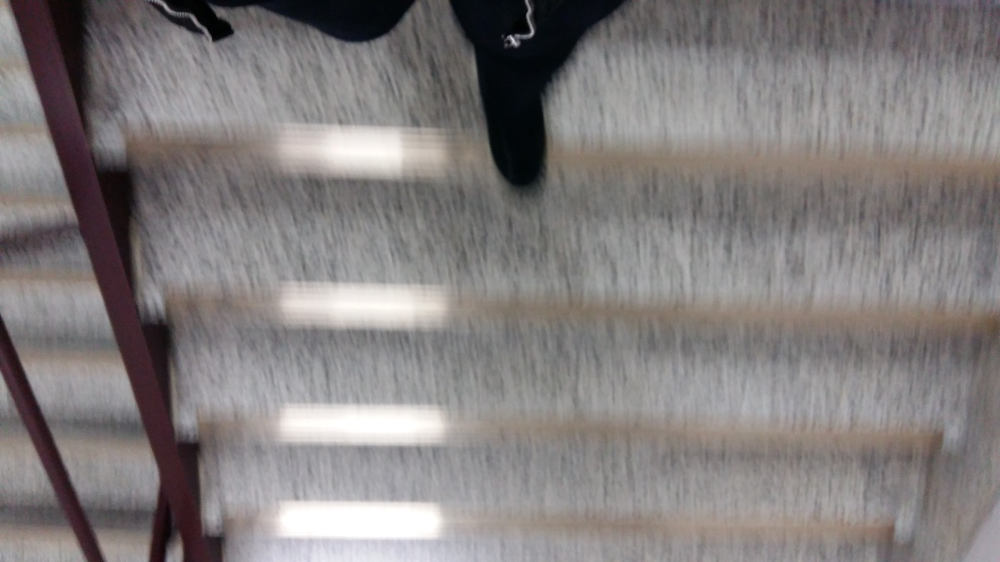
#> input picture vision/stair_case/picture/10.jpg, 1000 x 562 px, shrunk from 4128 x 2322 before the run
$ python Canny_edge.py picture/10.jpg
#> lines starting #> are read from the running program, lines starting #| are printed output that depends on the picture
import sys
import cv2
import numpy as np
from matplotlib import pyplot as plt

img = cv2.imread(sys.argv[1], 0)
#> img: shape (562, 1000); min 0, max 255, mean 127.2
#amount of blur is controlled by third and forth parameters
blur = cv2.bilateralFilter(img,5,60,60)
edges = cv2.Canny(blur, 50, 100)
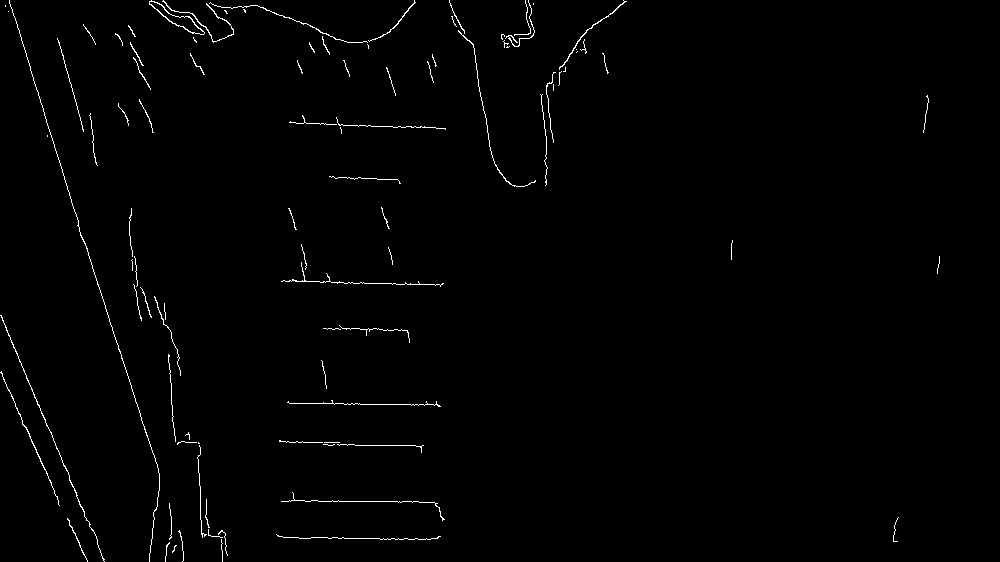
#> edges: shape (562, 1000); 0.96% white in thin lines or dots

cv2.imwrite('blur.jpg', blur)
cv2.imwrite('result.jpg', edges)

# [5 lines of commented-out code are left out]

$ run again, on vision/stair_case/picture/12.jpg
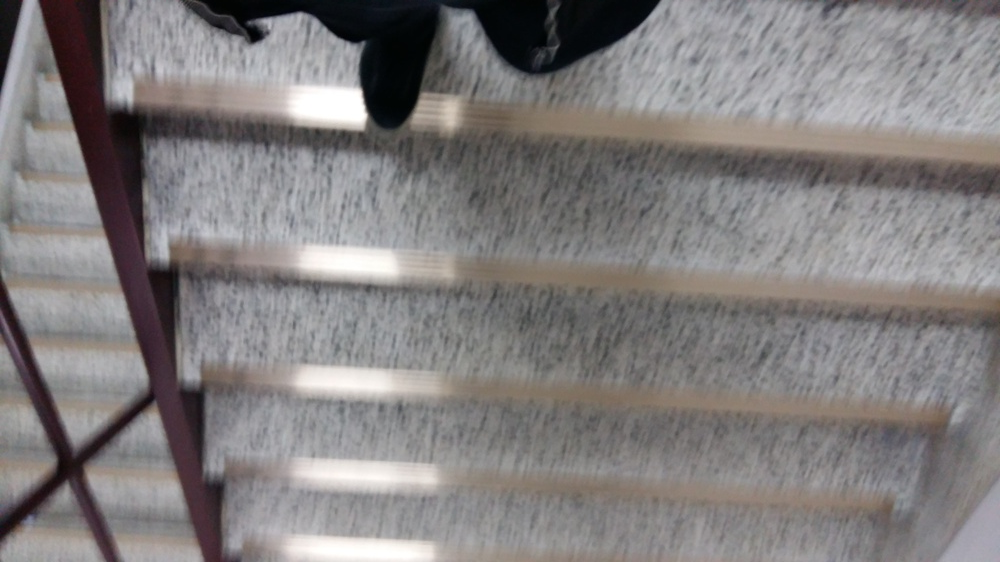
#> input picture vision/stair_case/picture/12.jpg, 1000 x 562 px, shrunk from 4128 x 2322 before the run
#> `edges = cv2.Canny(blur, 50, 100)`:
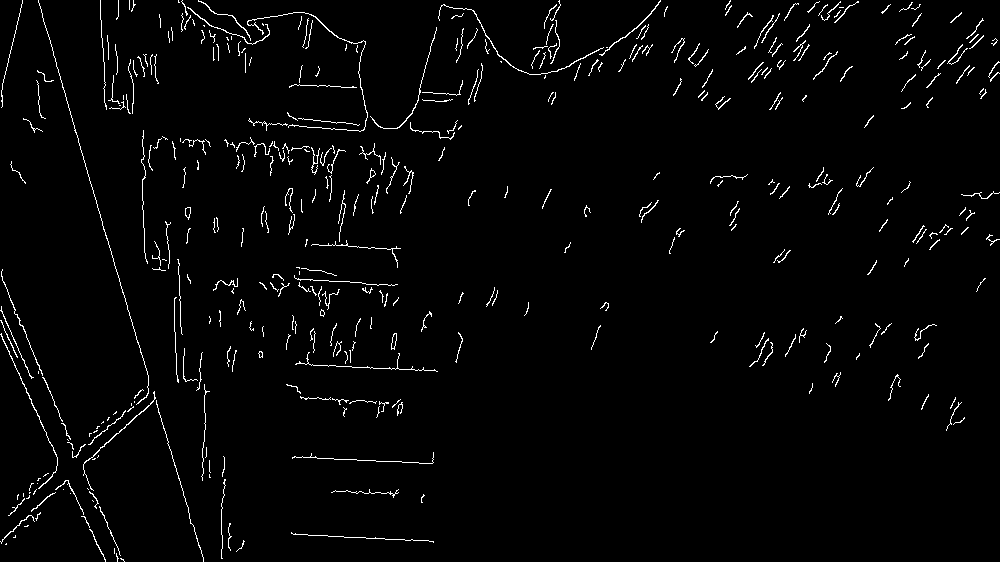
#> edges: shape (562, 1000); 2.3% white in thin lines or dots

$ run again, on vision/stair_case/picture/13.jpg
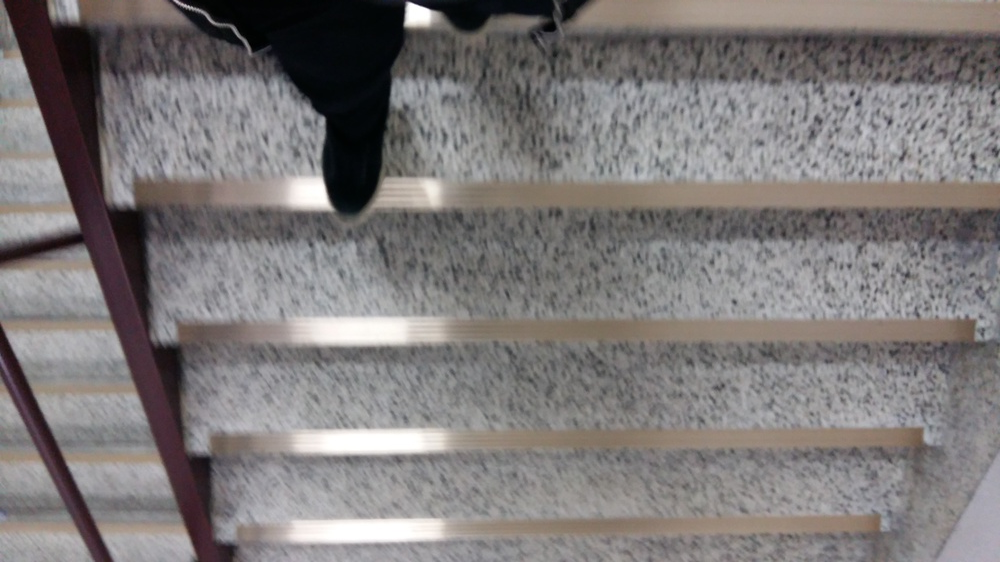
#> input picture vision/stair_case/picture/13.jpg, 1000 x 562 px, shrunk from 4128 x 2322 before the run
#> `edges = cv2.Canny(blur, 50, 100)`:
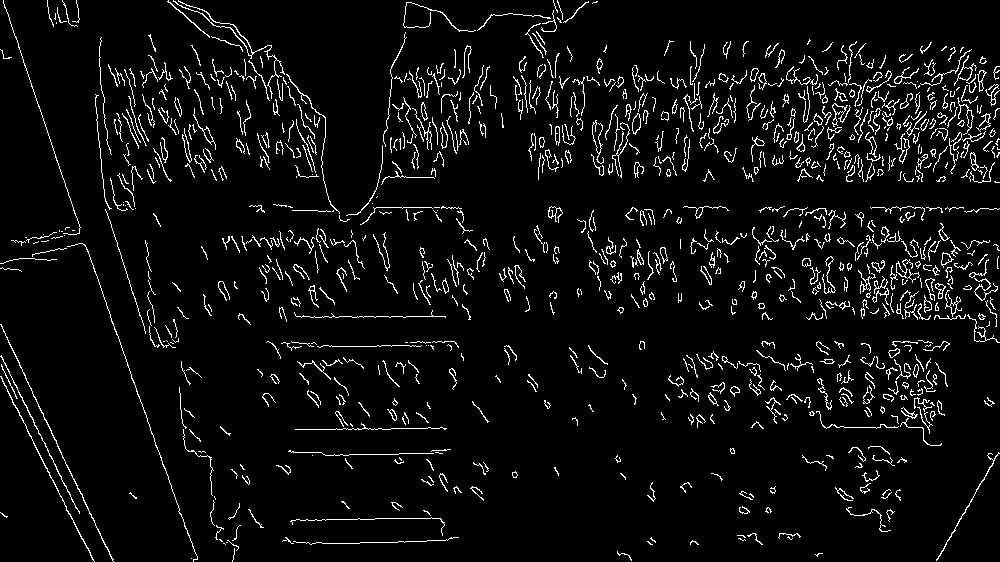
#> edges: shape (562, 1000); 5.4% white in thin lines or dots

$ run again, on vision/stair_case/picture/14.jpg
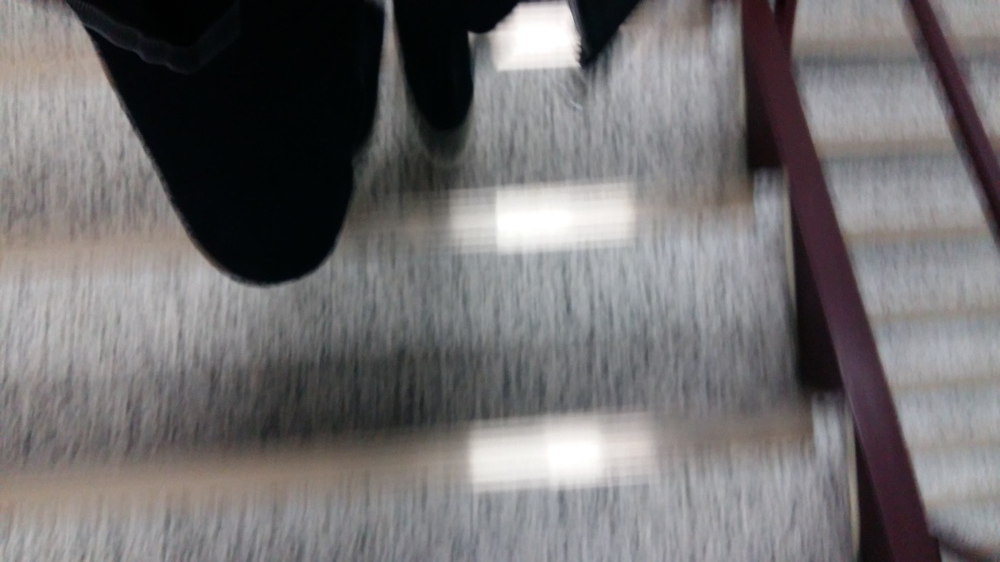
#> input picture vision/stair_case/picture/14.jpg, 1000 x 562 px, shrunk from 4128 x 2322 before the run
#> `edges = cv2.Canny(blur, 50, 100)`:
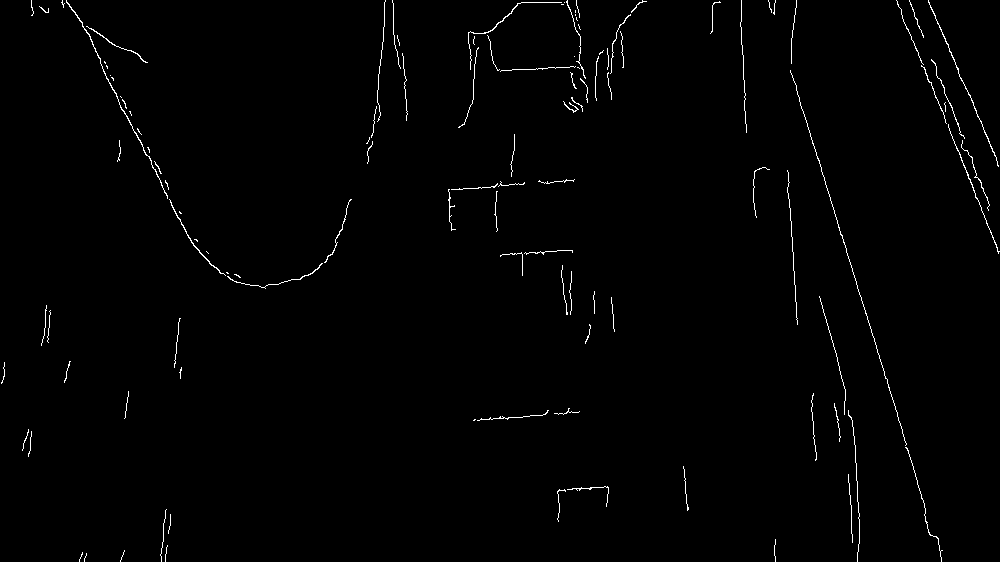
#> edges: shape (562, 1000); 0.99% white in thin lines or dots
